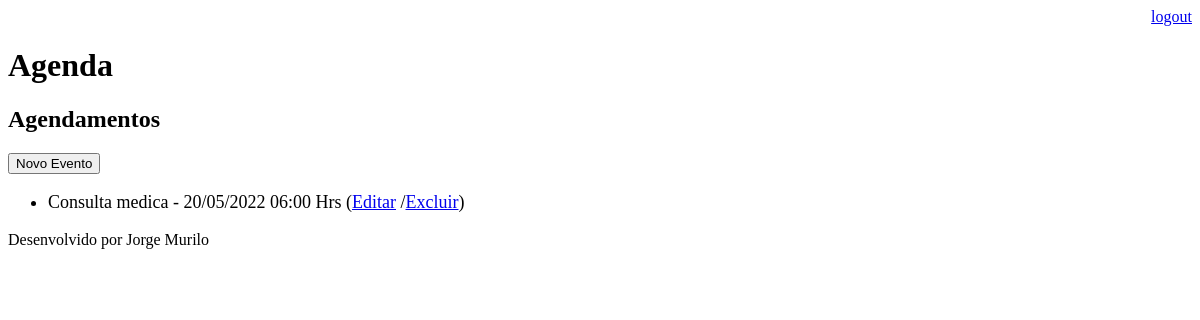
The app's page /agenda/ (signed in), older data.
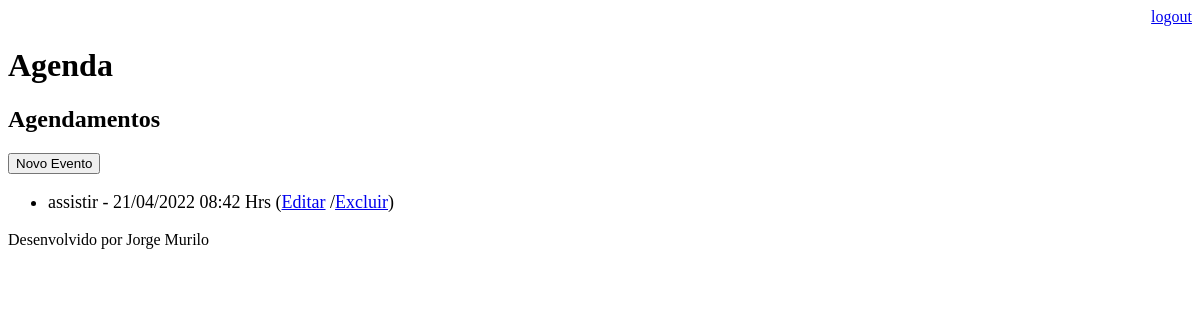
The same page, newer data.
### core/models.py (models this page shows, shortened)
class Evento(models.Model):
    titulo = models.CharField(max_length=100)
    descricao = models.TextField(blank=True, null=True)
    data_evento = models.DateTimeField(verbose_name = "Data do Evento")
    data_criacao = models.DateTimeField(auto_now=True)
    usuario = models.ForeignKey(User, on_delete=models.CASCADE)
    class Meta:
        db_table = 'evento'
    def get_data_evento(self):
        return self.data_evento.strftime('%d/%m/%Y %H:%M Hrs')
    def get_evento_atrasado(self):
        if self.data_evento< datetime.now():
            return True
        else:
            return False

### core/views.py (the view)
# urls.py: path('agenda/', views.lista_eventos),
@login_required(login_url='/login/')
def lista_eventos(request):
    usuario = request.user
    data_atual = datetime.now() - timedelta(hours=1)
    evento = Evento.objects.filter(usuario=usuario,
                                    data_evento__gt= data_atual) #.filter(usuario = usuario)
    dados = {'eventos':evento}
    return render(request,'agenda.html',dados)

### templates/agenda.html
{% extends "model-page.html" %}
{% block content %}
    <h2>Agendamentos</h2>
    <a href="evento/">
        <button type="button">Novo Evento</button>
    </a>
    <ul style="font-size: 18px">
        {% for evento in eventos %}
            <li>
                <div style={% if evento.get_evento_atrasado %} "color:red" {%endif%}>
                    {{evento.titulo}} - {{evento.get_data_evento}}
                    (<a href="evento/?id={{evento.id}}">Editar</a>
                    /<a href="evento/delete/{{evento.id}}/">Excluir</a>)
                </div>
            </li>
        {% endfor %}
    </ul>
{% endblock %}

### templates/model-page.html
<!DOCTYPE html>
<html lang="en">
<head>
    {% include "model-header.html" %}
</head>
<body>
    {% block content %} {% endblock %}
    {% include "model-footer.html" %}
</body>
</html>

### templates/model-header.html (shortened to what this page needs)
    <div align="right">
        <a href="/logout">logout</a>
    </div>
    <h1>Agenda</h1>

### templates/model-footer.html
<p>Desenvolvido por Jorge Murilo</p>

Row changes from the older to the newer data that the page shows:
removed Evento: titulo "Consulta medica", get_data_evento "20/05/2022 06:00 Hrs"
added Evento: titulo "assistir", get_data_evento "21/04/2022 08:42 Hrs"
